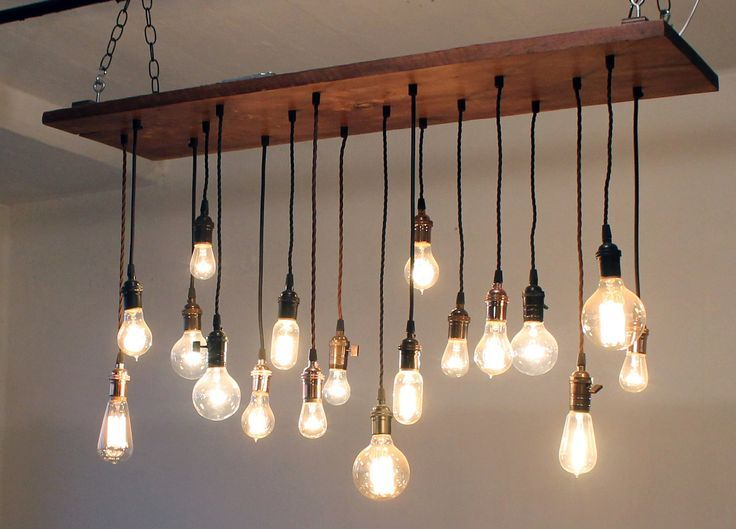
#> input picture vezbe/v1-cv-basics/images/bulbs.jpg, 736 x 529 px, found by its file name
$ jupyter execute bulbs.ipynb   (shell and % lines are left out)   (older library calls are emulated)
#> lines starting #> are read from the running program, lines starting #| are printed output that depends on the picture; after the words box and inside, x2 and y2 are one past the last pixel; in counts of white or black regions, pixels touching at a corner belong together
[cell 1]
import matplotlib.pyplot as plt

import numpy as np
from skimage.io import imread

img = imread('images/bulbs.jpg')
#> img is the input picture: shape (529, 736, 3); mean R, G, B 137.8, 117.8, 103.3
plt.imshow(img)

[cell 2]
from skimage.color import rgb2gray
img_gray = rgb2gray(img)
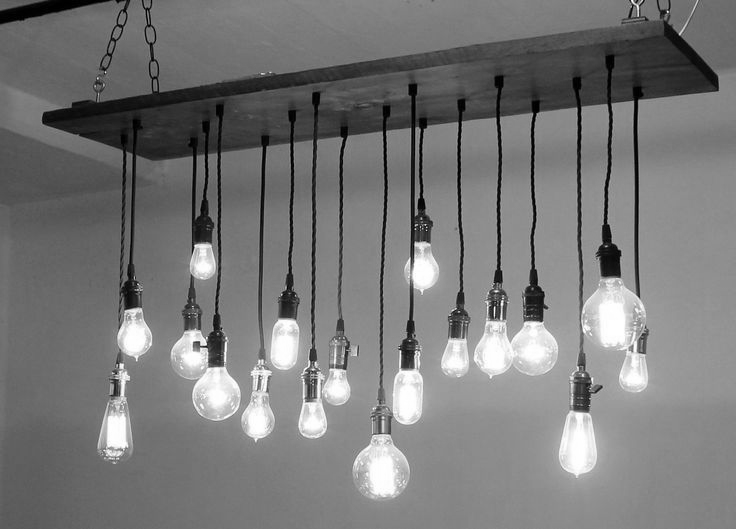
#> img_gray: shape (529, 736) float64; min 0, max 1, mean 0.475
plt.imshow(img_gray, 'gray')

[cell 3]
from skimage.filters import threshold_adaptive

img_tr = img_gray > 0.9
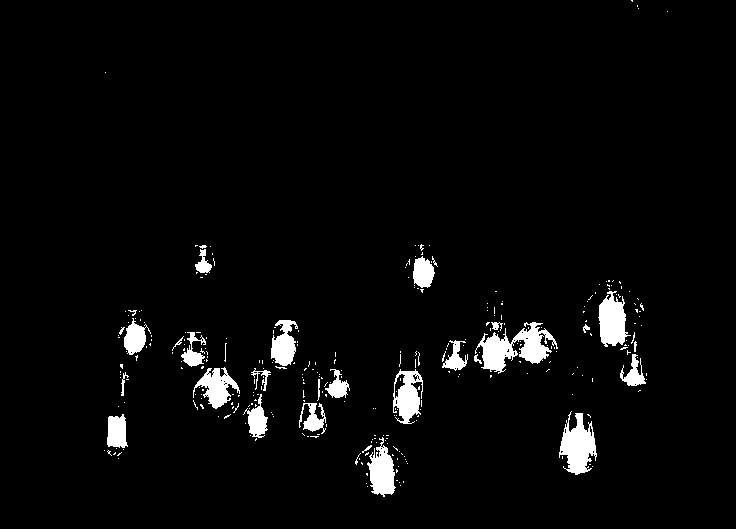
#> img_tr: shape (529, 736) bool; 3.5% white; 309 white regions (280 under 20 px), largest, box (x1, y1, x2, y2) and area: (475, 322, 558, 374) 1871, (559, 411, 597, 475) 1408, (598, 291, 631, 347) 1162
plt.imshow(img_tr, 'gray')

[cell 4]
from skimage.morphology import disk, ball
from skimage.morphology import opening

str_elem = disk(2)
img_tr_open = opening(img_tr, selem=str_elem)
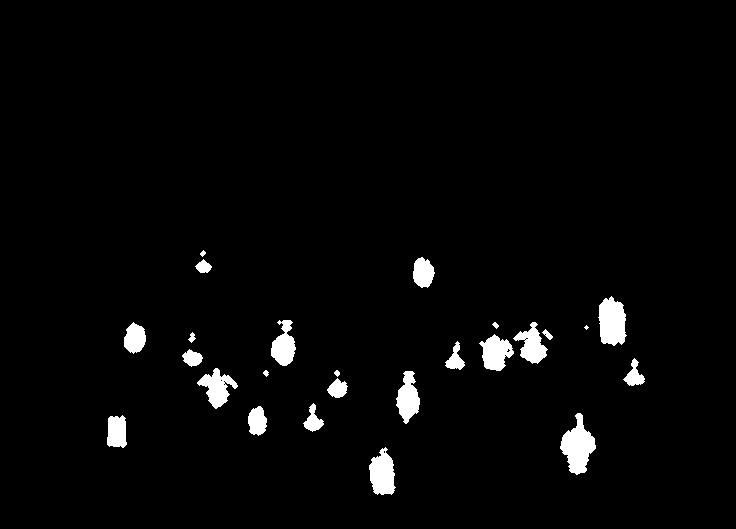
#> img_tr_open: shape (529, 736) bool; 2.8% white; 25 white regions (1 under 20 px)
plt.imshow(img_tr_open, 'gray')

[cell 5]
from skimage.measure import label
from skimage.measure import regionprops

labeled_img = label(img_tr_open,8)
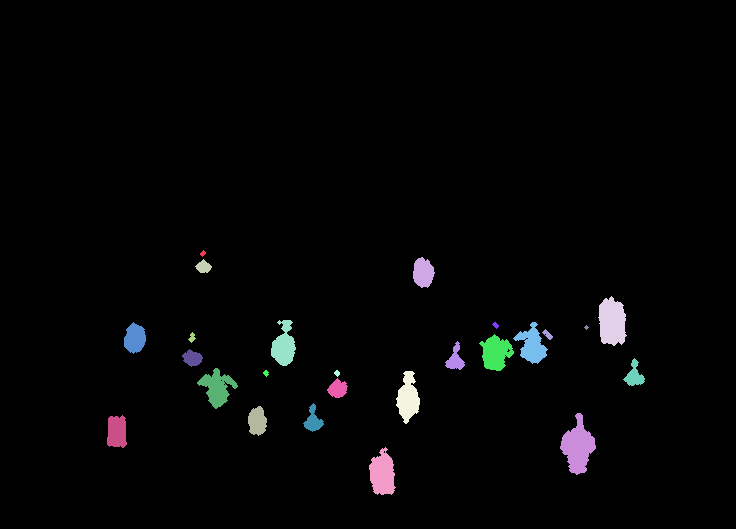
#> labeled_img: shape (529, 736) int32; 26 distinct labels, from 0 to 25; one colour per label, 0 black
regions = regionprops(labeled_img)
#> regions = 25 regions; largest, box (x1, y1, x2, y2) and area: (560, 413, 596, 475) 1224, (598, 296, 627, 346) 1088, (369, 447, 396, 495) 904, (479, 334, 514, 371) 803, (396, 371, 420, 424) 788

[cell 6]
def draw_regions(regs, img_size):
    img_r = np.ndarray((img_size[0], img_size[1]), dtype='float32')
    for reg in regs:
        coords = reg.coords
        for coord in coords:
            img_r[coord[0], coord[1]] = 1;

    return img_r

[cell 7]
areas = []
for region in regions:
    x = region.area
    if x > 130:
        areas.append(region)
#> this loop made 25 passes
#> x on passes 1 to 12: 24, 501, 147, 1088, 721, 507, 27, 733, 13, 55, 45, 803
#> after the loop, areas = 18 regions; largest, box (x1, y1, x2, y2) and area: (560, 413, 596, 475) 1224, (598, 296, 627, 346) 1088, (369, 447, 396, 495) 904, (479, 334, 514, 371) 803, (396, 371, 420, 424) 788

[cell 8]
final_img = draw_regions(areas, img_tr_open.shape);
#> the loop in draw_regions, `for reg in regs:` made 18 passes
plt.imshow(final_img, 'gray')

[cell 9]
print('Ukupan broj sijalica: {}'.format(len(areas)))
#| Ukupan broj sijalica: 18
